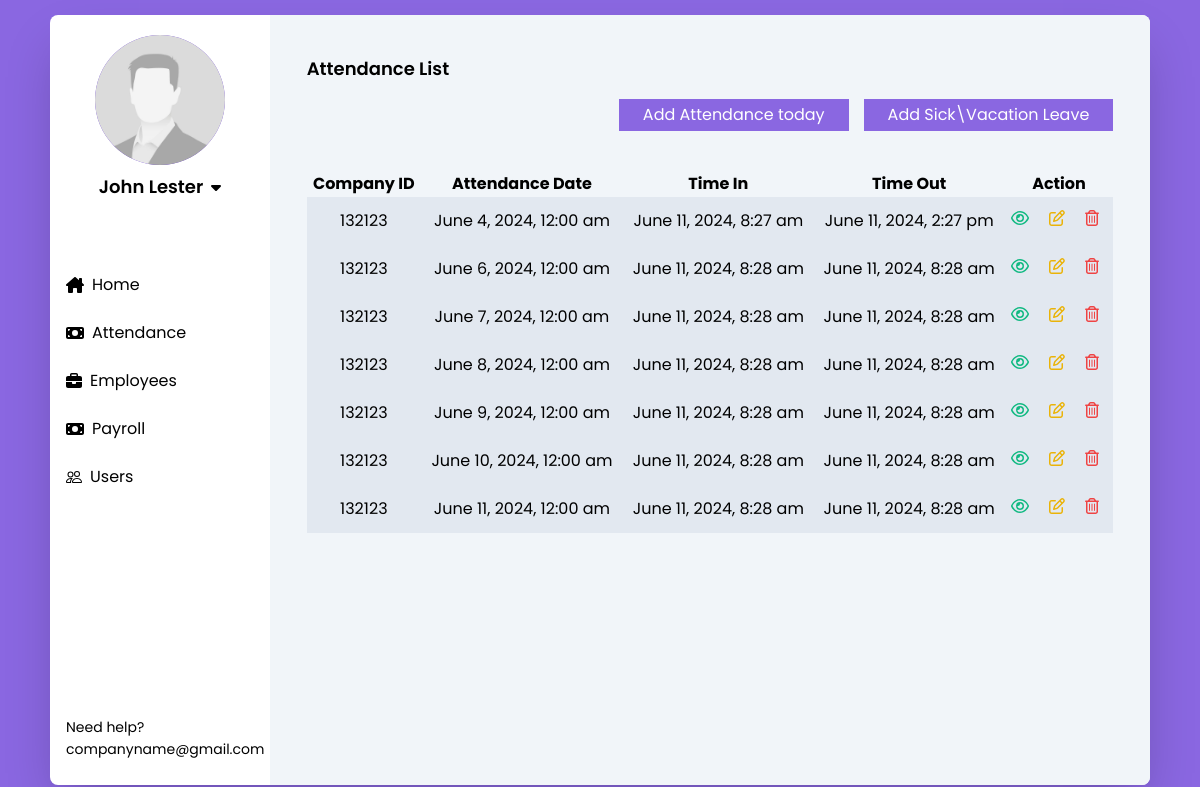
Screenshot of /attendance.php (signed in) with the database file from the repository.
### tables this page shows
CREATE TABLE `attendance` (
  `id` int(11) NOT NULL,
  `curr_date` date NOT NULL DEFAULT current_timestamp(),
  `overtime` int(11) DEFAULT 0,
  `c_id` int(11) NOT NULL,
  `time_in` time NOT NULL DEFAULT current_timestamp(),
  `time_out` time DEFAULT current_timestamp(),
  `hours` int(11) DEFAULT NULL,
  `is_holiday` tinyint(1) NOT NULL DEFAULT 0,
  `is_paid` tinyint(1) NOT NULL DEFAULT 0,
  `is_late` tinyint(1) NOT NULL DEFAULT 0,
  `is_leave` int(11) NOT NULL DEFAULT 0
);

### public/functions.php (called while the page is built, shortened)
<?php
function isUserAdmin($con, $email){
    $lookUp = "SELECT * FROM users WHERE email = ?";
    $stmt = mysqli_prepare($con, $lookUp);
    mysqli_stmt_bind_param($stmt, "s", $email);
    mysqli_stmt_execute($stmt);
    $result = mysqli_stmt_get_result($stmt);
    $row = mysqli_fetch_assoc($result);
    if ($row['type']==1){
        return true;
    }
    return false;
}
?>

### public/attendance.php (the view, shortened to what this page needs)
<?php
    include 'database/db.php';
    include 'functions.php';
    if (isset($_SESSION["user_email"])) {
        $user_email = $_SESSION["user_email"];
        $user_name = $_SESSION["user_name"];
    } else {
        header("location: index.php");
    }
    $sql = "SELECT * FROM attendance";
    $query = mysqli_query($con, $sql);
?>
<!DOCTYPE html>
<html lang="en">
<head>
    <link rel="stylesheet" href="style.css">
    <link rel="stylesheet" href="style.css">
</head>
<body class="grid place-items-center min-h-screen bg-main-2">
    <div class="w-11/12 flex bg-white shadow-2xl rounded-lg">
        <div class="w-[20%]">
            <div class="flex flex-col items-center py-5 mb-10">
                <img src="../src/img/dp.jpg" alt="" width="130" height="130" class="rounded-[50%] mb-2 bg-main">
                <div class="flex items-center gap-2">
                    <p class="text-lg font-semibold"><?php echo $user_name ?></p>
                    <button id="toggle" onclick="toggleLogout()">
                    </button>
                </div>
            </div>
            <div class="flex flex-col mb-48">
                <button onclick="window.location.href='dashboard.php'" class="w-full text-left flex items-center gap-2 hover:bg-main-2 hover:text-white px-4 py-3 transition-all"><p>Home</p></button>
                <button onclick="window.location.href='attendance.php'" class="w-full text-left flex items-center gap-2 hover:bg-main-2 hover:text-white px-4 py-3 transition-all"><p>Attendance</p></button>
                <button onclick="window.location.href='add_employee.php'" class="w-full text-left flex items-center gap-2 hover:bg-main-2 hover:text-white px-4 py-3 transition-all"><p>Employees</p></button>
                <button onclick="window.location.href='payroll.php'" class="w-full text-left flex items-center gap-2 hover:bg-main-2 hover:text-white px-4 py-3 transition-all"><p>Payroll</p></button>
                <?php if (isUserAdmin($con, $user_email)==1) { ?>
                <button onclick="window.location.href='users.php'" class="w-full text-left flex items-center gap-2 hover:bg-main-2 hover:text-white px-4 py-3 transition-all"><p>Users</p></button>
                <?php } ?>
            </div>
            <div class="px-4 py-6">
                <p class=" text-sm">Need help?</p>
                <a href="#" class="text-sm">companyname@gmail.com</a>
            </div>
        </div>
        <div class="bg-slate-100 rounded-tr-lg rounded-br-lg w-[80%]">
            <div class="w-11/12 mx-auto mt-10">
                <h1 class="mb-4 text-lg font-semibold">Attendance List</h1>
                <button onclick="window.location.href='attendance_add_leave.php'" class="px-6 py-1 bg-main-2 text-white float-right mb-10" style="margin-left: 15px;">Add Sick\Vacation Leave</button>
                <button onclick="window.location.href='attendance_add.php'" class="px-6 py-1 bg-main-2 text-white float-right mb-10">Add Attendance today</button>
                <div>
                    <table class="w-full text-center">
                        <tr>
                            <th>Company ID</th>
                            <th>Attendance Date</th>
                            <th>Time In</th>
                            <th>Time Out</th>
                            <th>Action</th>
                        </tr>
                        <?php
                            while($row = mysqli_fetch_assoc($query)){
                        ?>
                        <tr class="bg-slate-200">
                            <form action="" method="GET">
                                <td class="py-3"><?php echo $row['c_id'] ?></td>
                                <td><?php echo date("F j, Y, g:i a", strtotime($row['curr_date'])); ?></td>
                                <td><?php echo date("F j, Y, g:i a", strtotime($row['time_in'])); ?></td>
                                <td><?php echo date("F j, Y, g:i a", strtotime($row['time_out'])); ?></td>
                                <td>
                                    <button name="action" value="view">
                                    </button>
                                    <?php if (isUserAdmin($con, $user_email)==1) { ?>
                                        <button name="action" value="edit">
                                        </button>
                                        <button name="action" value="delete">
                                        </button>
                                    <?php } ?>
                                </td>
                            </form>
                        <?php
                            }
                        ?>
                    </table>
                </div>
            </div>
        </div>
    </div>
</body>
</html>

### public/style.css (style rules this page uses)
html { line-height: 1.5; -webkit-text-size-adjust: 100%; -moz-tab-size: 4; -o-tab-size: 4; tab-size: 4; font-family: ui-sans-serif, system-ui, -apple-system, BlinkMacSystemFont, "Segoe UI", Roboto, "Helvetica Neue", Arial, "Noto Sans", sans-serif, "Apple Color Emoji", "Segoe UI Emoji", "Segoe UI Symbol", "Noto Color Emoji"; font-feature-settings: normal; font-variation-settings: normal; }
body { margin: 0; line-height: inherit; }
h1, h2, h3, h4, h5, h6 { font-size: inherit; font-weight: inherit; }
a { color: inherit; text-decoration: inherit; }
table { text-indent: 0; border-color: inherit; border-collapse: collapse; }
button, input, optgroup, select, textarea { font-family: inherit; font-feature-settings: inherit; font-variation-settings: inherit; font-size: 100%; font-weight: inherit; line-height: inherit; color: inherit; margin: 0; padding: 0; }
button, select { text-transform: none; }
button, [type='button'], [type='reset'], [type='submit'] { -webkit-appearance: button; background-color: transparent; background-image: none; }
blockquote, dl, dd, h1, h2, h3, h4, h5, h6, hr, figure, p, pre { margin: 0; }
button, [role="button"] { cursor: pointer; }
img, svg, video, canvas, audio, iframe, embed, object { display: block; vertical-align: middle; }
img, video { max-width: 100%; height: auto; }
html { font-family: 'Poppins', sans-serif; }
.float-right { float: right; }
.mx-auto { margin-left: auto; margin-right: auto; }
.mb-10 { margin-bottom: 2.5rem; }
.mb-2 { margin-bottom: 0.5rem; }
.mb-4 { margin-bottom: 1rem; }
.mb-48 { margin-bottom: 12rem; }
.mt-10 { margin-top: 2.5rem; }
.flex { display: flex; }
.grid { display: grid; }
.min-h-screen { min-height: 100vh; }
.w-11\/12 { width: 91.666667%; }
.w-\[20\%\] { width: 20%; }
.w-\[80\%\] { width: 80%; }
.w-full { width: 100%; }
.flex-col { flex-direction: column; }
.place-items-center { place-items: center; }
.items-center { align-items: center; }
.gap-2 { gap: 0.5rem; }
.rounded-\[50\%\] { border-radius: 50%; }
.rounded-lg { border-radius: 0.5rem; }
.rounded-br-lg { border-bottom-right-radius: 0.5rem; }
.rounded-tr-lg { border-top-right-radius: 0.5rem; }
.bg-main { --tw-bg-opacity: 1; background-color: rgb(99 52 215 / var(--tw-bg-opacity)); }
.bg-main-2 { --tw-bg-opacity: 1; background-color: rgb(138 103 225 / var(--tw-bg-opacity)); }
.bg-slate-100 { --tw-bg-opacity: 1; background-color: rgb(241 245 249 / var(--tw-bg-opacity)); }
.bg-slate-200 { --tw-bg-opacity: 1; background-color: rgb(226 232 240 / var(--tw-bg-opacity)); }
.bg-white { --tw-bg-opacity: 1; background-color: rgb(255 255 255 / var(--tw-bg-opacity)); }
.fill-emerald-500 { fill: #10b981; }
.fill-red-500 { fill: #ef4444; }
.fill-yellow-500 { fill: #eab308; }
.px-2 { padding-left: 0.5rem; padding-right: 0.5rem; }
.px-4 { padding-left: 1rem; padding-right: 1rem; }
.px-6 { padding-left: 1.5rem; padding-right: 1.5rem; }
.py-1 { padding-top: 0.25rem; padding-bottom: 0.25rem; }
.py-3 { padding-top: 0.75rem; padding-bottom: 0.75rem; }
.py-5 { padding-top: 1.25rem; padding-bottom: 1.25rem; }
.py-6 { padding-top: 1.5rem; padding-bottom: 1.5rem; }
.pr-2 { padding-right: 0.5rem; }
.text-left { text-align: left; }
.text-center { text-align: center; }
.text-lg { font-size: 1.125rem; line-height: 1.75rem; }
.text-sm { font-size: 0.875rem; line-height: 1.25rem; }
.font-semibold { font-weight: 600; }
.text-white { --tw-text-opacity: 1; color: rgb(255 255 255 / var(--tw-text-opacity)); }
.shadow-2xl { --tw-shadow: 0 25px 50px -12px rgb(0 0 0 / 0.25); --tw-shadow-colored: 0 25px 50px -12px var(--tw-shadow-color); box-shadow: var(--tw-ring-offset-shadow, 0 0 #0000), var(--tw-ring-shadow, 0 0 #0000), var(--tw-shadow); }
.transition-all { transition-property: all; transition-timing-function: cubic-bezier(0.4, 0, 0.2, 1); transition-duration: 150ms; }

### rows the page displays
attendance: c "132123", curr_date "June 4, 2024, 12:00 am", time_in "June 11, 2024, 8:27 am", time_out "June 11, 2024, 2:27 pm"
attendance: c "132123", curr_date "June 6, 2024, 12:00 am", time_in "June 11, 2024, 8:28 am", time_out "June 11, 2024, 8:28 am"
attendance: c "132123", curr_date "June 7, 2024, 12:00 am", time_in "June 11, 2024, 8:28 am", time_out "June 11, 2024, 8:28 am"
attendance: c "132123", curr_date "June 8, 2024, 12:00 am", time_in "June 11, 2024, 8:28 am", time_out "June 11, 2024, 8:28 am"
attendance: c "132123", curr_date "June 9, 2024, 12:00 am", time_in "June 11, 2024, 8:28 am", time_out "June 11, 2024, 8:28 am"
attendance: c "132123", curr_date "June 10, 2024, 12:00 am", time_in "June 11, 2024, 8:28 am", time_out "June 11, 2024, 8:28 am"
attendance: c "132123", curr_date "June 11, 2024, 12:00 am", time_in "June 11, 2024, 8:28 am", time_out "June 11, 2024, 8:28 am"

### other values shown
$user_name "John Lester"
